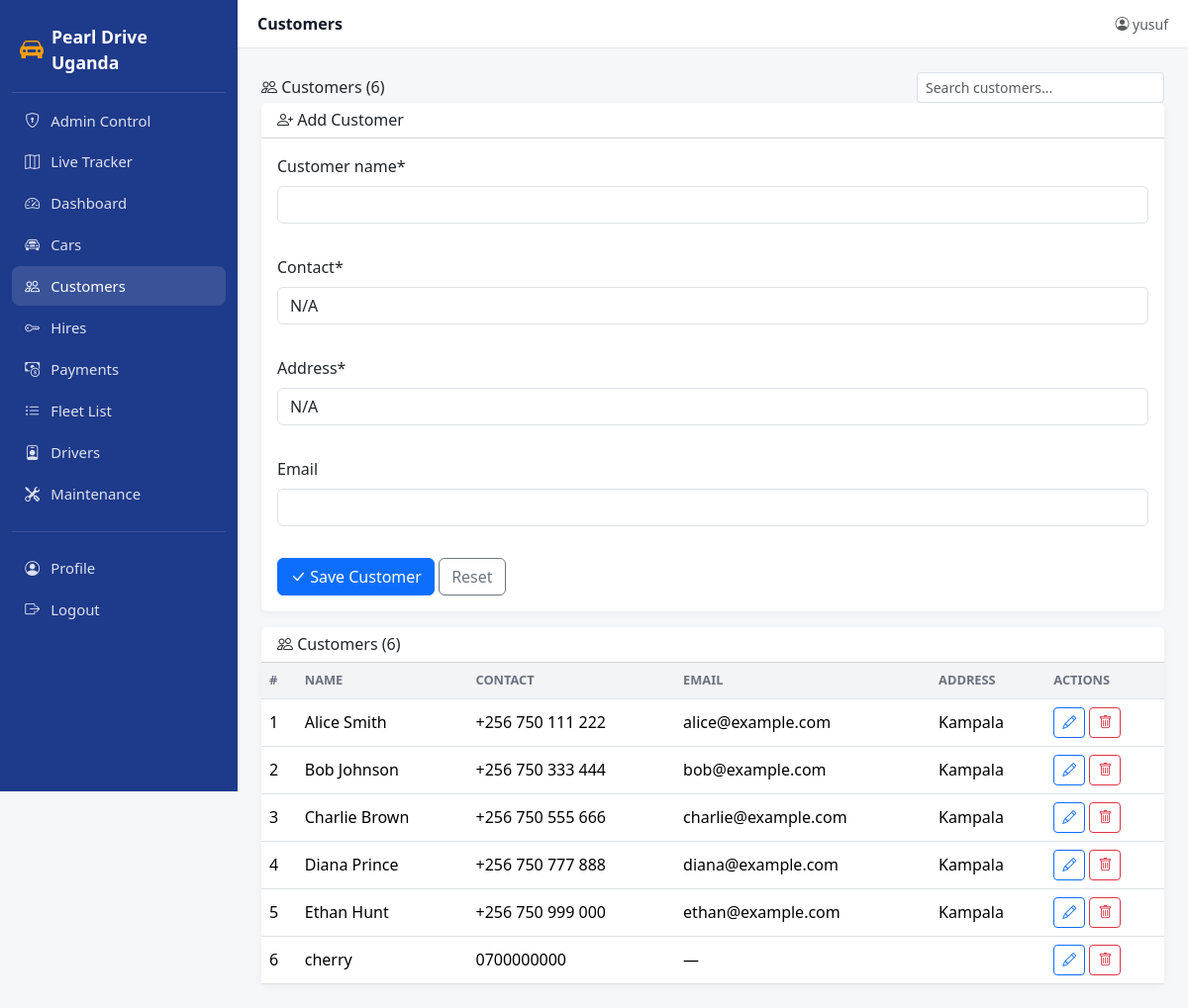
/add_customer/ (signed in), run on the app's committed database.
### car/models.py (models this page shows, shortened)
class Customer(models.Model):
    customer_name = models.CharField(max_length=80)
    contact = models.CharField(max_length=50, default="N/A")
    address = models.CharField(max_length=120, default="N/A")
    email = models.EmailField(blank=True, default="")
    is_returning = models.BooleanField(default=False, help_text="Checked automatically if customer has hired before.")

### car/views.py (the view)
# urls.py: path("add_customer/", views.add_customer_view, name="add_customer_page"),
@login_required
def add_customer_view(request):
    if request.method == "POST":
        form = CustomerForm(request.POST)
        if form.is_valid():
            form.save()
            messages.success(request, "Customer added.")
            return redirect("add_customer_page")
    else:
        form = CustomerForm()
    return render(request, "add_customer.html", {"form": form, "customers": Customer.objects.all()})

### car/forms.py
class CustomerForm(ModelForm):
    class Meta:
        model = Customer
        fields = ["customer_name", "contact", "address", "email"]

### car/templates/add_customer.html (shortened to what this page needs)
{% extends 'base.html' %}
{% load crispy_forms_tags %}
{% block page_title %}Customers{% endblock %}
{% block content %}
<div class="d-flex justify-content-between align-items-center w-100">
  <h6 class="mb-0"><i class="bi bi-people"></i> Customers ({{ customers|length }})</h6>
  <input type="text" id="customerSearch" class="form-control form-control-sm" placeholder="Search customers..." style="width: 250px;">
</div>
<div class="card mb-3">
  <div class="card-header bg-white">
    <h6 class="mb-0"><i class="bi bi-person-plus"></i> Add Customer</h6>
  </div>
  <div class="card-body">
    <form method="POST">
      <div class="row g-3">
        {{ form|crispy }}
      </div>
      <div class="mt-3">
        <button type="submit" class="btn btn-primary"><i class="bi bi-check-lg"></i> Save Customer</button>
        <button type="reset" class="btn btn-outline-secondary">Reset</button>
      </div>
    </form>
  </div>
</div>
<div class="card">
  <div class="card-header bg-white">
    <h6 class="mb-0"><i class="bi bi-people"></i> Customers ({{ customers|length }})</h6>
  </div>
  <div class="table-responsive">
    <table class="table table-hover align-middle mb-0">
      <thead>
        <tr><th>#</th><th>Name</th><th>Contact</th><th>Email</th><th>Address</th><th>Actions</th></tr>
      </thead>
      <tbody>
        {% for customer in customers %}
        <tr>
          <td>{{ forloop.counter }}</td>
          <td>{{ customer.customer_name }}</td>
          <td>{{ customer.contact }}</td>
          <td>{{ customer.email|default:"—" }}</td>
          <td>{{ customer.address }}</td>
          <td class="text-nowrap">
            <a href="{% url 'edit_customer_page' customer.id %}" class="btn btn-sm btn-outline-primary"><i class="bi bi-pencil"></i></a>
            <a href="{% url 'delete_customer_page' customer.id %}" class="btn btn-sm btn-outline-danger"
               onclick="return confirm('Delete this customer?')"><i class="bi bi-trash"></i></a>
          </td>
        </tr>
        {% empty %}
        <tr><td colspan="6" class="text-center text-muted py-4">No customers yet.</td></tr>
        {% endfor %}
      </tbody>
    </table>
  </div>
</div>
{% endblock %}

### car/templates/base.html (shortened to what this page needs)
{% load static crispy_forms_tags %}
<!DOCTYPE html>
<html lang="en">
<head>
  <link href="https://cdn.jsdelivr.net/npm/bootstrap@5.3.3/dist/css/bootstrap.min.css" rel="stylesheet">
  <link href="https://cdn.jsdelivr.net/npm/bootstrap-icons@1.11.3/font/bootstrap-icons.css" rel="stylesheet">
</head>
<body>
<aside class="pdu-sidebar" id="pduSidebar">
  <a class="brand" href="{% url 'index_page' %}">
    <i class="bi bi-car-front-fill fs-4"></i>
    <span>Pearl Drive Uganda</span>
  </a>
  <nav class="nav flex-column mt-2">
    <a class="nav-link {% if request.resolver_match.url_name == 'admin_control_page' %}active{% endif %}"
       href="{% url 'admin_control_page' %}">
      <i class="bi bi-shield-lock"></i> Admin Control
    </a>
    <a class="nav-link {% if request.resolver_match.url_name == 'fleet_map_page' %}active{% endif %}"
      href="{% url 'fleet_map_page' %}">
      <i class="bi bi-map"></i> Live Tracker
    </a>
    <a class="nav-link {% if request.resolver_match.url_name == 'index_page' %}active{% endif %}"
       href="{% url 'index_page' %}">
      <i class="bi bi-speedometer2"></i> Dashboard
    </a>
    <a class="nav-link {% if request.resolver_match.url_name == 'add_car_page' %}active{% endif %}"
       href="{% url 'add_car_page' %}">
      <i class="bi bi-car-front"></i> Cars
    </a>
    <a class="nav-link {% if request.resolver_match.url_name == 'add_customer_page' %}active{% endif %}"
       href="{% url 'add_customer_page' %}">
      <i class="bi bi-people"></i> Customers
    </a>
    <a class="nav-link {% if request.resolver_match.url_name == 'add_hiring_page' %}active{% endif %}"
       href="{% url 'add_hiring_page' %}">
      <i class="bi bi-key"></i> Hires
    </a>
    <a class="nav-link {% if request.resolver_match.url_name == 'add_payment_page' %}active{% endif %}"
       href="{% url 'add_payment_page' %}">
      <i class="bi bi-cash-coin"></i> Payments
    </a>
    <a class="nav-link {% if request.resolver_match.url_name == 'car_List_page' %}active{% endif %}"
       href="{% url 'car_List_page' %}">
      <i class="bi bi-list-ul"></i> Fleet List
    </a>
    <a class="nav-link {% if request.resolver_match.url_name == 'add_driver_page' %}active{% endif %}"
       href="{% url 'add_driver_page' %}">
      <i class="bi bi-person-badge"></i> Drivers
    </a>
    <a class="nav-link {% if request.resolver_match.url_name == 'add_maintenance_page' %}active{% endif %}"
       href="{% url 'add_maintenance_page' %}">
      <i class="bi bi-tools"></i> Maintenance
    </a>
    <hr class="text-white-50 my-3">
    <a class="nav-link {% if request.resolver_match.url_name == 'profiles_page' %}active{% endif %}"
       href="{% url 'profiles_page' %}">
      <i class="bi bi-person-circle"></i> Profile
    </a>
    {% if user.is_authenticated %}
    <form method="post" action="{% url 'logout' %}" class="m-0">
      <button type="submit" class="nav-link w-100 text-start bg-transparent border-0">
        <i class="bi bi-box-arrow-right"></i> Logout
      </button>
    </form>
    {% else %}
    <a class="nav-link" href="{% url 'login' %}">
      <i class="bi bi-box-arrow-in-right"></i> Login
    </a>
    {% endif %}
  </nav>
</aside>
<div class="pdu-main">
  <header class="pdu-topbar">
    <div class="d-flex align-items-center gap-3">
      <div class="title">{% block page_title %}Dashboard{% endblock %}</div>
    </div>
    <div class="d-flex align-items-center gap-3">
      {% if user.is_authenticated %}
        <span class="text-muted small">
          <i class="bi bi-person-circle"></i> {{ user.username }}
        </span>
      {% else %}
        <a class="btn btn-sm btn-primary" href="{% url 'login' %}">Sign in</a>
        <a class="btn btn-sm btn-outline-primary" href="{% url 'sign_in_page' %}">Register</a>
      {% endif %}
    </div>
  </header>
  <main class="pdu-content">
    {% block content %}{% endblock %}
  </main>
</div>
</body>
</html>

### car/templates/base.html (style rules this page uses)
:root { --pdu-primary: #1e3a8a; --pdu-accent: #f59e0b; --pdu-bg: #f5f7fb; }
body { background: var(--pdu-bg); }
.pdu-sidebar { background: var(--pdu-primary); color: #fff; min-height: 100vh; width: 240px; position: fixed; top: 0; left: 0; padding: 1rem .75rem; z-index: 1030; transition: transform .2s ease; }
.pdu-sidebar .brand { display: flex; align-items: center; gap: .5rem; font-weight: 700; font-size: 1.1rem; padding: .5rem .5rem 1rem; border-bottom: 1px solid rgba(255,255,255,.15); color: #fff; text-decoration: none; }
.pdu-sidebar .brand i { color: var(--pdu-accent); }
.pdu-sidebar .nav-link { color: rgba(255,255,255,.85); padding: .55rem .75rem; border-radius: .5rem; margin-bottom: 2px; display: flex; align-items: center; gap: .6rem; font-size: .93rem; }
.pdu-sidebar .nav-link:hover, .pdu-sidebar .nav-link.active { background: rgba(255,255,255,.12); color: #fff; }
.pdu-sidebar .nav-link i { width: 1.1rem; text-align: center; }
.pdu-main { margin-left: 240px; min-height: 100vh; }
.pdu-topbar { background: #fff; border-bottom: 1px solid #e5e7eb; padding: .75rem 1.25rem; display: flex; align-items: center; justify-content: space-between; position: sticky; top: 0; z-index: 1020; }
.pdu-topbar .title { font-weight: 600; color: #111827; }
.pdu-content { padding: 1.5rem; }
.card { border: none; box-shadow: 0 2px 8px rgba(0,0,0,.05); }
.table thead th { background: #f3f4f6; font-size: .8rem; text-transform: uppercase; color: #6b7280; }

### data on the page
Customer: customer_name "Alice Smith", contact "+256 750 111 222", email "alice@example.com", address "Kampala"
Customer: customer_name "Bob Johnson", contact "+256 750 333 444", email "bob@example.com", address "Kampala"
Customer: customer_name "Charlie Brown", contact "+256 750 555 666", email "charlie@example.com", address "Kampala"
Customer: customer_name "Diana Prince", contact "+256 750 777 888", email "diana@example.com", address "Kampala"
Customer: customer_name "Ethan Hunt", contact "+256 750 999 000", email "ethan@example.com", address "Kampala"
Customer: customer_name "cherry", contact "0700000000", email "—"

### other printed values
{{ user.username }} "yusuf"
{{ customers|length }} "6"
